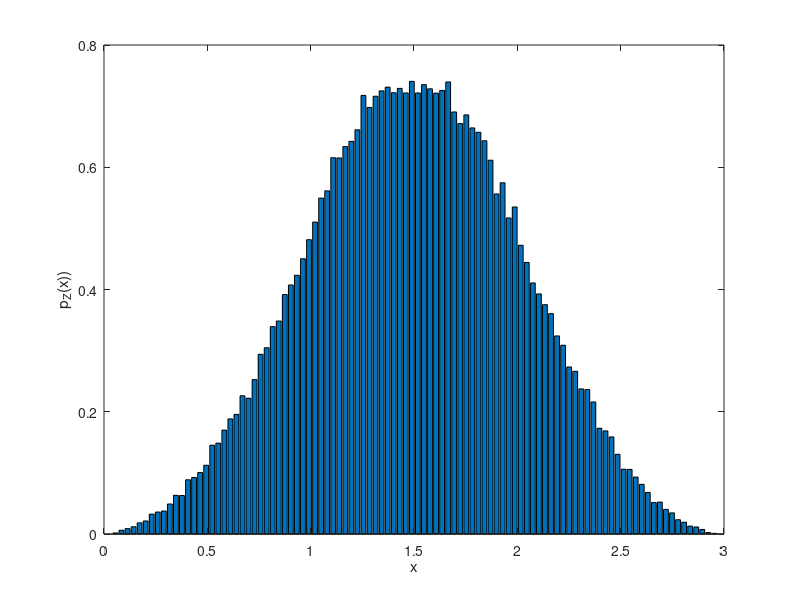

Here is the MATLAB script that generated this plot:
% probability_review/sum_3rv.m
X1 = rand(1,1e5); X2 = rand(1,1e5); X3 = rand(1,1e5);
Z = X1 + X2 + X3;
[fz,x] = hist(Z,100);
w_fz = x(end)/length(fz);
fz = fz/sum(fz)/w_fz;
figure, bar(x,fz)
xlabel 'x'; ylabel 'p_Z(x))';
